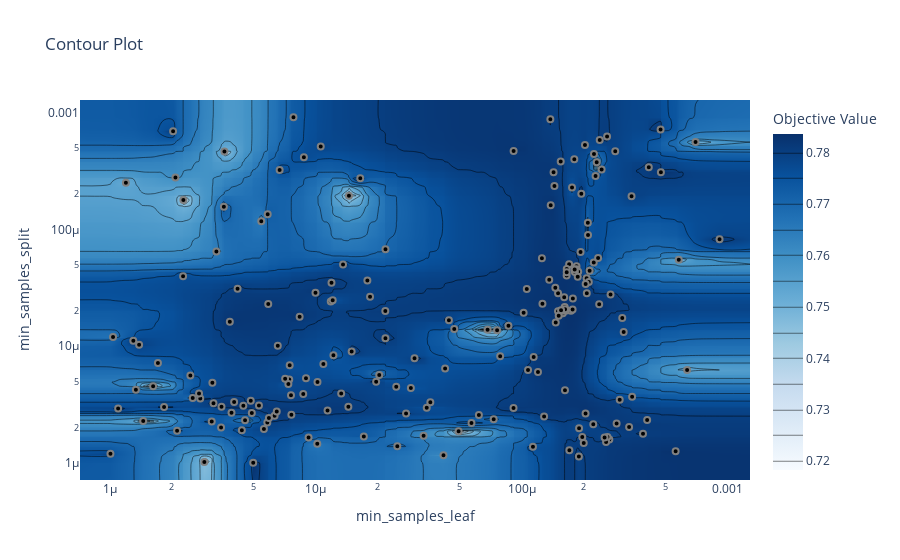

Here is the notebook cell this chart was saved with:
### Code cell
plot_contour(study, params=['min_samples_split', 'min_samples_leaf'])

### Figure 1 — Plotly figure (JSON) as saved in the notebook; plotly's stock layout.template omitted (floating-point values rounded to 4 significant figures; data arrays with more than 128 entries replaced by an {"elided": "..."} marker saying what was removed)
{"data": [{"colorbar": {"title": {"text": "Objective Value"}}, "colorscale": [[0, "rgb(247,251,255)"], [0.125, "rgb(222,235,247)"], [0.25, "rgb(198,219,239)"], [0.375, "rgb(158,202,225)"], [0.5, "rgb(107,174,214)"], [0.625, "rgb(66,146,198)"], [0.75, "rgb(33,113,181)"], [0.875, "rgb(8,81,156)"], [1, "rgb(8,48,107)"]], "connectgaps": true, "contours": {"coloring": "heatmap"}, "hoverinfo": "none", "line": {"smoothing": 1.3}, "reversescale": false, "type": "contour", "x": {"elided": "202 float values"}, "y": {"elided": "202 float values"}, "z": {"elided": "202x202 float values"}}, {"marker": {"color": "black", "line": {"color": "Gray", "width": 2}}, "mode": "markers", "name": "Feasible Trial", "showlegend": false, "type": "scatter", "x": {"elided": "200 float values"}, "y": {"elided": "200 float values"}}, {"marker": {"color": "#cccccc", "line": {"color": "Gray", "width": 2}}, "mode": "markers", "name": "Infeasible Trial", "showlegend": false, "type": "scatter", "x": [], "y": []}], "layout": {"title": {"text": "Contour Plot"}, "xaxis": {"range": [-6.146, -2.891], "title": {"text": "min_samples_leaf"}, "type": "log"}, "yaxis": {"range": [-6.145, -2.893], "title": {"text": "min_samples_split"}, "type": "log"}}}
